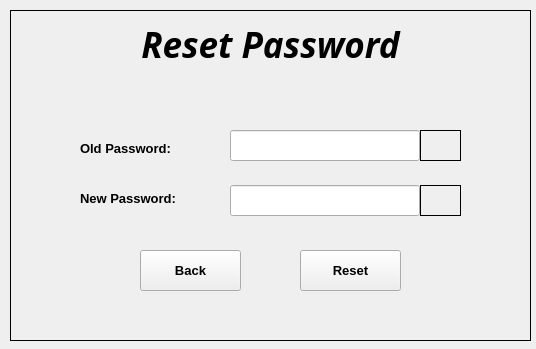
<?xml version="1.0" encoding="UTF-8"?>
<ui version="4.0">
 <class>reset_pass_page</class>
 <widget class="QMainWindow" name="reset_pass_page">
  <property name="geometry">
   <rect>
    <x>0</x>
    <y>0</y>
    <width>536</width>
    <height>349</height>
   </rect>
  </property>
  <property name="windowTitle">
   <string>MainWindow</string>
  </property>
  <widget class="QWidget" name="centralwidget">
   <widget class="QLabel" name="label">
    <property name="geometry">
     <rect>
      <x>-10</x>
      <y>-280</y>
      <width>571</width>
      <height>881</height>
     </rect>
    </property>
    <property name="styleSheet">
     <string notr="true">background-image: url(:/backgournds/FlyTranslate-logo/background_image.png);</string>
    </property>
    <property name="text">
     <string/>
    </property>
    <property name="scaledContents">
     <bool>true</bool>
    </property>
   </widget>
   <widget class="QLabel" name="label_4">
    <property name="geometry">
     <rect>
      <x>10</x>
      <y>10</y>
      <width>521</width>
      <height>331</height>
     </rect>
    </property>
    <property name="font">
     <font>
      <family>Rockwell</family>
      <pointsize>26</pointsize>
      <weight>75</weight>
      <italic>true</italic>
      <bold>true</bold>
     </font>
    </property>
    <property name="layoutDirection">
     <enum>Qt::LeftToRight</enum>
    </property>
    <property name="frameShape">
     <enum>QFrame::Box</enum>
    </property>
    <property name="text">
     <string>Reset Password</string>
    </property>
    <property name="alignment">
     <set>Qt::AlignHCenter|Qt::AlignTop</set>
    </property>
    <property name="wordWrap">
     <bool>false</bool>
    </property>
   </widget>
   <widget class="QLabel" name="lblbtnViewOrHidePass_2">
    <property name="geometry">
     <rect>
      <x>420</x>
      <y>185</y>
      <width>41</width>
      <height>31</height>
     </rect>
    </property>
    <property name="cursor">
     <cursorShape>PointingHandCursor</cursorShape>
    </property>
    <property name="styleSheet">
     <string notr="true">image: url(:/view/view.png);</string>
    </property>
    <property name="frameShape">
     <enum>QFrame::Panel</enum>
    </property>
    <property name="text">
     <string/>
    </property>
   </widget>
   <widget class="QLabel" name="label_3">
    <property name="geometry">
     <rect>
      <x>80</x>
      <y>190</y>
      <width>131</width>
      <height>16</height>
     </rect>
    </property>
    <property name="font">
     <font>
      <pointsize>10</pointsize>
      <weight>75</weight>
      <bold>true</bold>
     </font>
    </property>
    <property name="text">
     <string>New Password:</string>
    </property>
   </widget>
   <widget class="QPushButton" name="btnBack">
    <property name="geometry">
     <rect>
      <x>140</x>
      <y>250</y>
      <width>101</width>
      <height>41</height>
     </rect>
    </property>
    <property name="font">
     <font>
      <pointsize>10</pointsize>
      <weight>75</weight>
      <bold>true</bold>
     </font>
    </property>
    <property name="text">
     <string>Back</string>
    </property>
   </widget>
   <widget class="QPushButton" name="btnConfirmReset">
    <property name="geometry">
     <rect>
      <x>300</x>
      <y>250</y>
      <width>101</width>
      <height>41</height>
     </rect>
    </property>
    <property name="font">
     <font>
      <pointsize>10</pointsize>
      <weight>75</weight>
      <bold>true</bold>
     </font>
    </property>
    <property name="text">
     <string>Reset</string>
    </property>
   </widget>
   <widget class="QLabel" name="lblbtnViewOrHidePass">
    <property name="geometry">
     <rect>
      <x>420</x>
      <y>130</y>
      <width>41</width>
      <height>31</height>
     </rect>
    </property>
    <property name="cursor">
     <cursorShape>PointingHandCursor</cursorShape>
    </property>
    <property name="styleSheet">
     <string notr="true">image: url(:/view/view.png);</string>
    </property>
    <property name="frameShape">
     <enum>QFrame::Panel</enum>
    </property>
    <property name="text">
     <string/>
    </property>
   </widget>
   <widget class="QLineEdit" name="txtOldPass">
    <property name="geometry">
     <rect>
      <x>230</x>
      <y>130</y>
      <width>190</width>
      <height>31</height>
     </rect>
    </property>
    <property name="echoMode">
     <enum>QLineEdit::Password</enum>
    </property>
   </widget>
   <widget class="QLineEdit" name="txtNewPass">
    <property name="geometry">
     <rect>
      <x>230</x>
      <y>185</y>
      <width>190</width>
      <height>31</height>
     </rect>
    </property>
    <property name="echoMode">
     <enum>QLineEdit::Password</enum>
    </property>
   </widget>
   <widget class="QLabel" name="label_2">
    <property name="geometry">
     <rect>
      <x>80</x>
      <y>140</y>
      <width>131</width>
      <height>16</height>
     </rect>
    </property>
    <property name="font">
     <font>
      <pointsize>10</pointsize>
      <weight>75</weight>
      <bold>true</bold>
     </font>
    </property>
    <property name="text">
     <string>Old Password:</string>
    </property>
   </widget>
  </widget>
 </widget>
 <resources>
  <include location="../Images_for_design/interactable_image_source.qrc"/>
  <include location="../Images_for_design/background_imgs.qrc"/>
 </resources>
 <connections/>
</ui>
